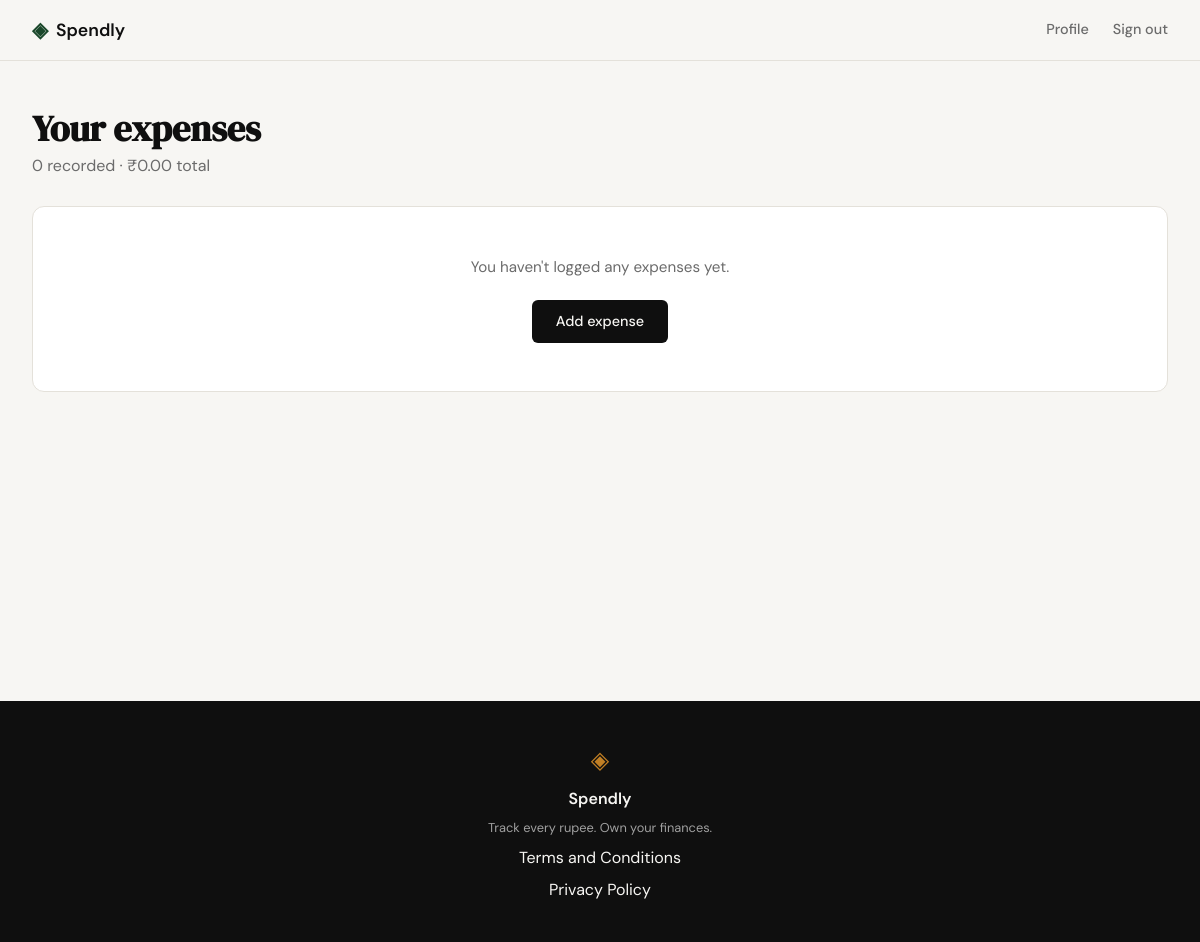
/expenses (signed in), run on an earlier commit of the app's database.
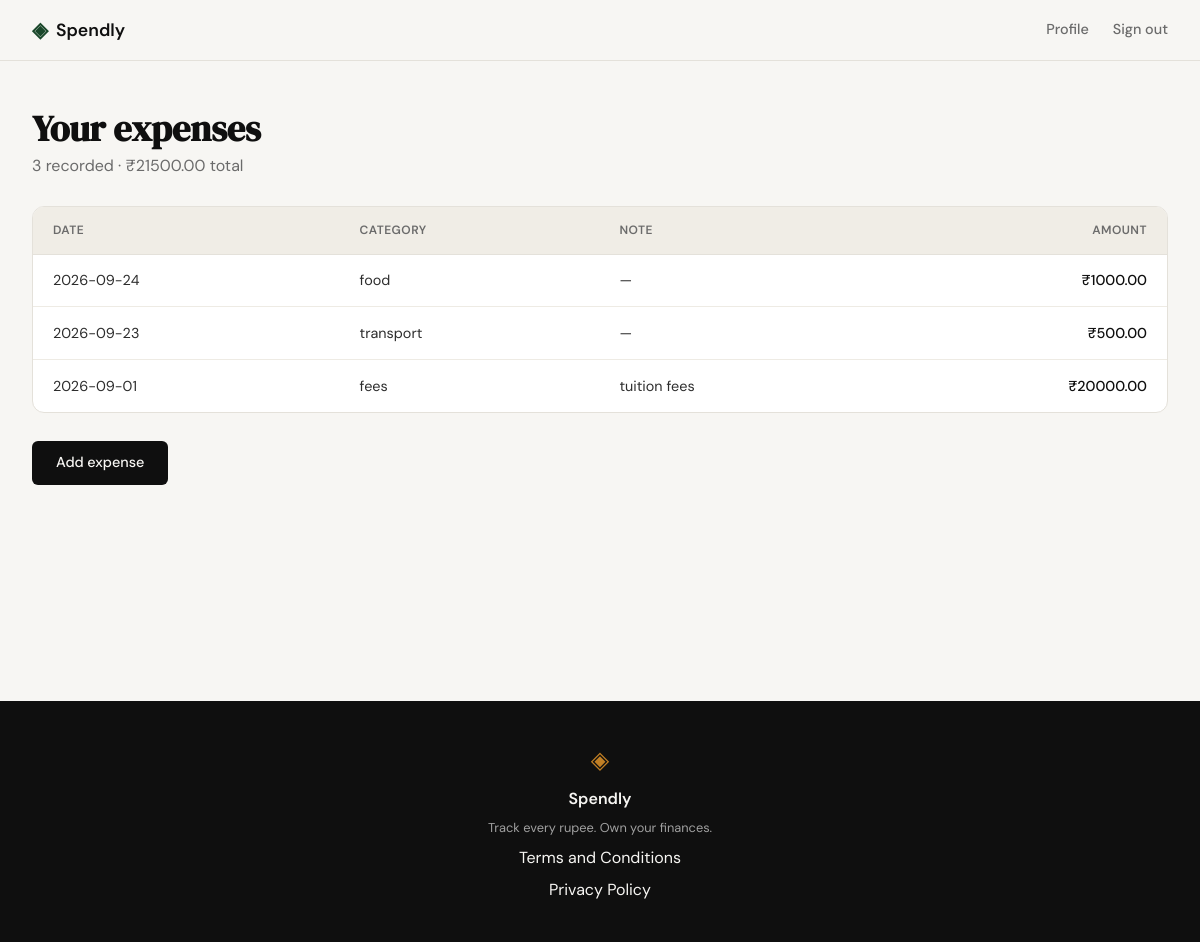
And on a later commit of the database.
### tables this page shows
CREATE TABLE expenses (
            id          INTEGER PRIMARY KEY AUTOINCREMENT,
            user_id     INTEGER NOT NULL,
            amount      REAL    NOT NULL,
            category    TEXT    NOT NULL,
            date        TEXT    NOT NULL,
            description TEXT,
            created_at  TEXT    DEFAULT (datetime('now')),
            FOREIGN KEY (user_id) REFERENCES users (id) ON DELETE CASCADE
        );

### app.py (the view)
@app.route("/expenses")
def expenses():
    if session.get("user_id") is None:
        return redirect(url_for("login"))
    user_id = session["user_id"]
    rows = list_expenses_for_user(user_id)
    summary = get_expense_summary(user_id)
    return render_template("expenses.html", expenses=rows, summary=summary)

### database/db.py (called while the page is built)
def get_db() -> sqlite3.Connection:
    if "db" not in g:
        conn = sqlite3.connect(
            current_app.config["DATABASE"],
            detect_types=sqlite3.PARSE_DECLTYPES,
        )
        conn.row_factory = sqlite3.Row
        conn.execute("PRAGMA foreign_keys = ON")
        g.db = conn
    return g.db

def list_expenses_for_user(user_id: int, limit: int = 50) -> list[sqlite3.Row]:
    db = get_db()
    rows = db.execute(
        "SELECT id, amount, category, date, description "
        "FROM expenses WHERE user_id = ? "
        "ORDER BY date DESC, id DESC LIMIT ?",
        (user_id, limit),
    ).fetchall()
    return list(rows)

### templates/expenses.html (shortened to what this page needs)
{% extends "base.html" %}
{% block content %}
<section class="profile-section">
    <div class="profile-container">
        <header class="profile-header">
            <h1 class="profile-title">Your expenses</h1>
            <p class="profile-subtitle">
                {{ summary["count"] }} recorded ·
                ₹{{ "%.2f"|format(summary["total"]) }} total
            </p>
        </header>
        {% if expenses %}
            <div class="profile-card expenses-card">
                <table class="expenses-table">
                    <thead>
                        <tr>
                            <th class="expenses-th">Date</th>
                            <th class="expenses-th">Category</th>
                            <th class="expenses-th">Note</th>
                            <th class="expenses-th expenses-th-amount">Amount</th>
                        </tr>
                    </thead>
                    <tbody>
                        {% for row in expenses %}
                            <tr class="expense-row">
                                <td class="expense-td">{{ row["date"] }}</td>
                                <td class="expense-td">{{ row["category"] }}</td>
                                <td class="expense-td">
                                    {{ row["description"] if row["description"] else "—" }}
                                </td>
                                <td class="expense-td expense-td-amount">
                                    ₹{{ "%.2f"|format(row["amount"]) }}
                                </td>
                            </tr>
                        {% endfor %}
                    </tbody>
                </table>
            </div>
            <div class="profile-actions">
                <a href="{{ url_for('add_expense') }}" class="btn-primary">Add expense</a>
            </div>
        {% else %}
            <div class="profile-card expense-empty">
                <p class="expense-empty-text">You haven't logged any expenses yet.</p>
                <a href="{{ url_for('add_expense') }}" class="btn-primary">Add expense</a>
            </div>
        {% endif %}
    </div>
</section>
{% endblock %}

### templates/base.html (shortened to what this page needs)
<!DOCTYPE html>
<html lang="en">
<head>
    <link rel="stylesheet" href="{{ url_for('static', filename='css/style.css') }}">
</head>
<body>
    <nav class="navbar">
        <div class="nav-inner">
            <a href="{{ url_for('landing') }}" class="nav-brand">
                <span class="brand-icon">◈</span>
                <span class="brand-name">Spendly</span>
            </a>
            <div class="nav-links">
                {% if session.get("user_id") is not none %}
                    <a href="{{ url_for('profile') }}">Profile</a>
                    <a href="{{ url_for('logout') }}">Sign out</a>
                {% else %}
                    <a href="{{ url_for('login') }}">Sign in</a>
                    <a href="{{ url_for('register') }}" class="nav-cta">Get started</a>
                {% endif %}
            </div>
        </div>
    </nav>
    <main class="main-content">
        {% block content %}{% endblock %}
    </main>
    <footer class="footer">
        <div class="footer-inner">
            <span class="brand-icon">◈</span>
            <span class="footer-name">Spendly</span>
            <p class="footer-copy">Track every rupee. Own your finances.</p>
            <a href="#">Terms and Conditions</a>
            <a href="#">Privacy Policy</a>
        </div>
    </footer>
</body>
</html>

### static/css/style.css (style rules this page uses)
:root { --ink: #0f0f0f; --ink-soft: #2d2d2d; --ink-muted: #6b6b6b; --ink-faint: #a0a0a0; --paper: #f7f6f3; --paper-warm: #f0ede6; --paper-card: #ffffff; --accent: #1a472a; --accent-light: #e8f0eb; --accent-2: #c17f24; --accent-2-light: #fdf3e3; --danger: #c0392b; --danger-light: #fdecea; --border: #e4e1da; --border-soft: #eeebe4; --font-display: 'DM Serif Display', Georgia, serif; --font-body: 'DM Sans', system-ui, sans-serif; --max-width: 1200px; --auth-width: 440px; --radius-sm: 6px; --radius-md: 12px; --radius-lg: 20px; }
*, *::before, *::after { box-sizing: border-box; margin: 0; padding: 0; }
html { font-size: 16px; scroll-behavior: smooth; }
body { background: var(--paper); color: var(--ink); font-family: var(--font-body); font-size: 1rem; line-height: 1.6; -webkit-font-smoothing: antialiased; }
a { color: inherit; text-decoration: none; }
.navbar { position: sticky; top: 0; z-index: 100; background: var(--paper); border-bottom: 1px solid var(--border); padding: 0 2rem; }
.nav-inner { max-width: var(--max-width); margin: 0 auto; height: 60px; display: flex; align-items: center; justify-content: space-between; }
.nav-brand { display: flex; align-items: center; gap: 0.5rem; font-family: var(--font-body); font-weight: 600; font-size: 1.1rem; color: var(--ink); }
.brand-icon { color: var(--accent); font-size: 1.3rem; }
.brand-name { color: var(--ink); }
.nav-links { display: flex; align-items: center; gap: 1.5rem; font-size: 0.9rem; font-weight: 500; }
.nav-links a { color: var(--ink-muted); transition: color 0.2s; }
.main-content { min-height: calc(100vh - 60px - 100px); }
.btn-primary { display: inline-block; background: var(--ink); color: var(--paper); padding: 0.65rem 1.5rem; border-radius: var(--radius-sm); font-family: var(--font-body); font-size: 0.9rem; font-weight: 500; cursor: pointer; border: none; transition: background 0.2s; text-decoration: none; }
.footer { background: var(--ink); color: var(--paper); padding: 2.5rem 2rem; text-align: center; }
.footer-inner { display: flex; flex-direction: column; align-items: center; gap: 0.4rem; }
.footer .brand-icon { color: var(--accent-2); font-size: 1.5rem; }
.footer-name { font-weight: 600; font-size: 1rem; }
.footer-copy { font-size: 0.8rem; color: var(--ink-faint); }
.profile-section { background: var(--paper); padding: 3rem 2rem; }
.profile-container { max-width: var(--max-width); margin: 0 auto; display: flex; flex-direction: column; gap: 1.75rem; }
.profile-header { display: flex; flex-direction: column; gap: 0.25rem; }
.profile-title { font-family: var(--font-display); font-size: 2.25rem; color: var(--ink); line-height: 1.1; }
.profile-subtitle { color: var(--ink-muted); }
.profile-card { background: var(--paper-card); border: 1px solid var(--border); border-radius: var(--radius-md); padding: 1.25rem 1.5rem; display: flex; flex-direction: column; gap: 0.75rem; }
.profile-actions { display: flex; gap: 0.75rem; align-items: center; flex-wrap: wrap; }
.expenses-card { padding: 0; overflow-x: auto; }
.expenses-table { width: 100%; border-collapse: collapse; font-size: 0.9rem; }
.expenses-th { text-align: left; font-size: 0.75rem; font-weight: 600; color: var(--ink-muted); text-transform: uppercase; letter-spacing: 0.04em; padding: 0.85rem 1.25rem; border-bottom: 1px solid var(--border); background: var(--paper-warm); }
.expenses-th-amount { text-align: right; }
.expense-row { transition: background 0.15s; }
.expense-td { padding: 0.9rem 1.25rem; border-bottom: 1px solid var(--border-soft); color: var(--ink-soft); }
.expense-td-amount { text-align: right; font-variant-numeric: tabular-nums; font-weight: 500; color: var(--ink); }
.expense-row:last-child .expense-td { border-bottom: none; }

What changed in the data, as far as the page shows it:
added expenses: date "2026-09-24", category "food", row "—", amount "1000.00"
added expenses: date "2026-09-23", category "transport", row "—", amount "500.00"
added expenses: date "2026-09-01", category "fees", description "tuition fees", amount "20000.00"
Also different on the page:
{{ summary["count"] }}: "0" → "3"
{{ "%.2f"|format(summary["total"]) }}: "0.00" → "21500.00"
text no longer shown: "You haven't logged any expenses yet."
text now shown: "DATE CATEGORY NOTE AMOUNT"
